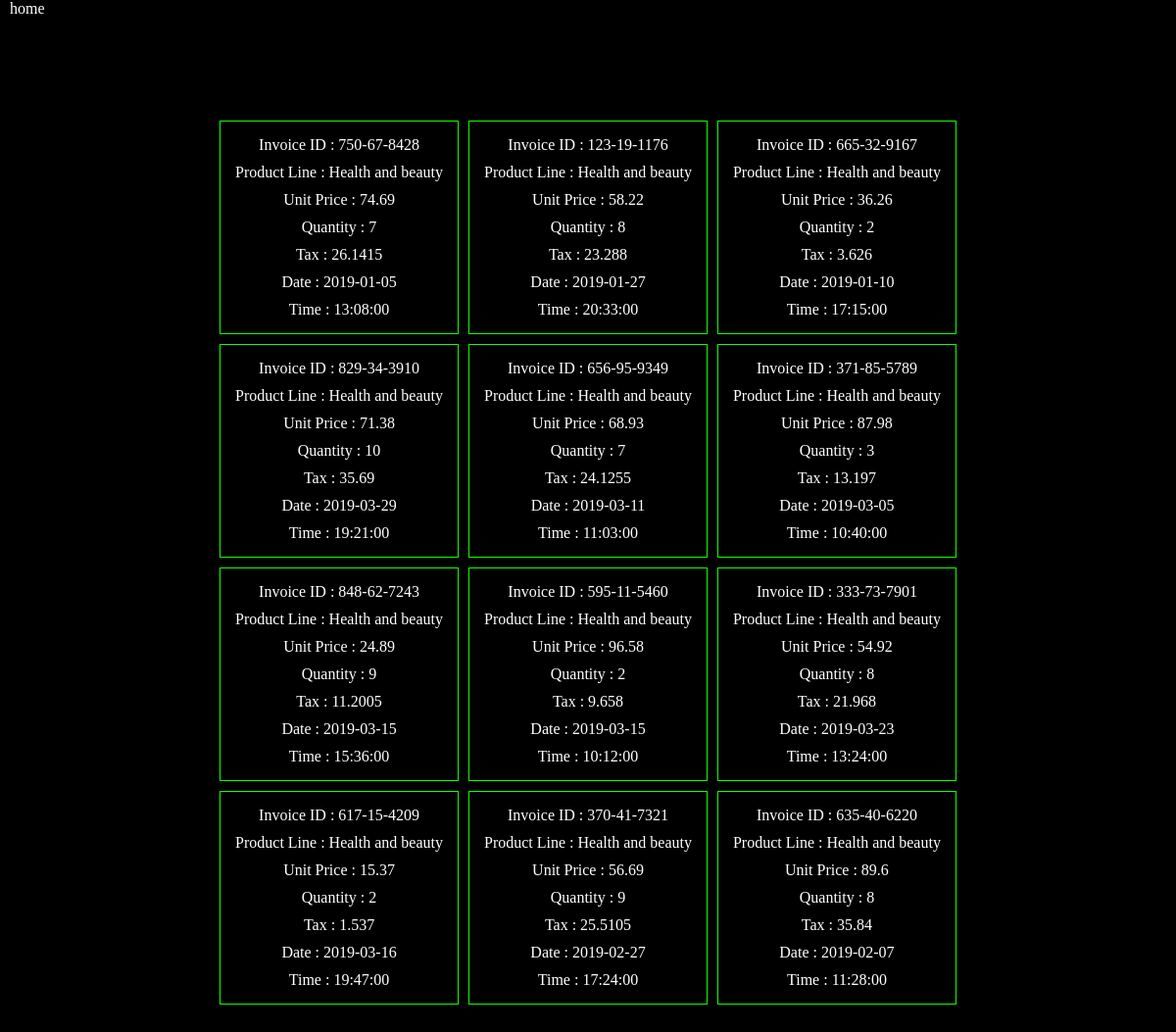
Page /custom/ on the committed database.
### myapp/models.py (models this page shows, shortened)
class sales(models.Model):
    invoice_id = models.CharField(max_length=15)
    product_line = models.CharField(max_length=20)
    unit_price = models.FloatField()
    quantity = models.IntegerField()
    tax = models.FloatField()
    total = models.FloatField()
    date = models.DateField()
    time = models.TimeField()

### myapp/views.py (the view)
# urls.py: path('custom/',custom.as_view(),name='custom'),
class custom(APIView):
    def get(self,request):
        data = sales.objects.all()
        data = data.filter(product_line='Health and beauty')
        try:
            serializer = sales_serializer(data,many=True)
        except:
            print("inside except")
        return render(request,'display.html',{'datas':serializer.data})

### myapp/templates/display.html (shortened to what this page needs)
<!DOCTYPE html>
<html lang="en">
  <head>
  </head>
  <body>
 <a href="/">home</a>
    <div class="card_container">
      {% for data in datas %}
      <div class="card">
        <div class="gap">Invoice ID : {{data.invoice_id}}</div>
        <div class="gap">Product Line : {{data.product_line}}</div>
        <div class="gap">Unit Price : {{data.unit_price}}</div>
        <div class="gap">Quantity : {{data.quantity}}</div>
        <div class="gap">Tax : {{data.tax}}</div>
        <div class="gap">Date : {{data.date}}</div>
        <div class="gap">Time : {{data.time}}</div>
      </div>
      {% endfor %}
    </div>
  </body>
</html>

### myapp/templates/display.html (style rules this page uses)
a { text-decoration: none; color: white; margin: 10px 10px 10px 10px; }
.card { color: white; transition: transform 0.3s; margin: 5px; }
body { margin: 0; padding: 0; background-color: black; }
.card_container { display: flex; flex-wrap: wrap; justify-content: center; margin: 100px; align-items: center; }
.card { color: white; border: 0.1px solid rgb(17, 255, 0); margin: 5px; padding: 10px; display: flex; flex-direction: column; align-items: center; max-width: 300px; }
.gap { margin: 5px; }

### rows in the picture
sales: invoice_id "750-67-8428", product_line "Health and beauty", unit_price "74.69", quantity "7", tax "26.1415", date "2019-01-05", time "13:08:00"
sales: invoice_id "123-19-1176", product_line "Health and beauty", unit_price "58.22", quantity "8", tax "23.288", date "2019-01-27", time "20:33:00"
sales: invoice_id "665-32-9167", product_line "Health and beauty", unit_price "36.26", quantity "2", tax "3.626", date "2019-01-10", time "17:15:00"
sales: invoice_id "829-34-3910", product_line "Health and beauty", unit_price "71.38", quantity "10", tax "35.69", date "2019-03-29", time "19:21:00"
sales: invoice_id "656-95-9349", product_line "Health and beauty", unit_price "68.93", quantity "7", tax "24.1255", date "2019-03-11", time "11:03:00"
sales: invoice_id "371-85-5789", product_line "Health and beauty", unit_price "87.98", quantity "3", tax "13.197", date "2019-03-05", time "10:40:00"
sales: invoice_id "848-62-7243", product_line "Health and beauty", unit_price "24.89", quantity "9", tax "11.2005", date "2019-03-15", time "15:36:00"
sales: invoice_id "595-11-5460", product_line "Health and beauty", unit_price "96.58", quantity "2", tax "9.658", date "2019-03-15", time "10:12:00"
sales: invoice_id "333-73-7901", product_line "Health and beauty", unit_price "54.92", quantity "8", tax "21.968", date "2019-03-23", time "13:24:00"
sales: invoice_id "617-15-4209", product_line "Health and beauty", unit_price "15.37", quantity "2", tax "1.537", date "2019-03-16", time "19:47:00"
sales: invoice_id "370-41-7321", product_line "Health and beauty", unit_price "56.69", quantity "9", tax "25.5105", date "2019-02-27", time "17:24:00"
sales: invoice_id "635-40-6220", product_line "Health and beauty", unit_price "89.6", quantity "8", tax "35.84", date "2019-02-07", time "11:28:00"
